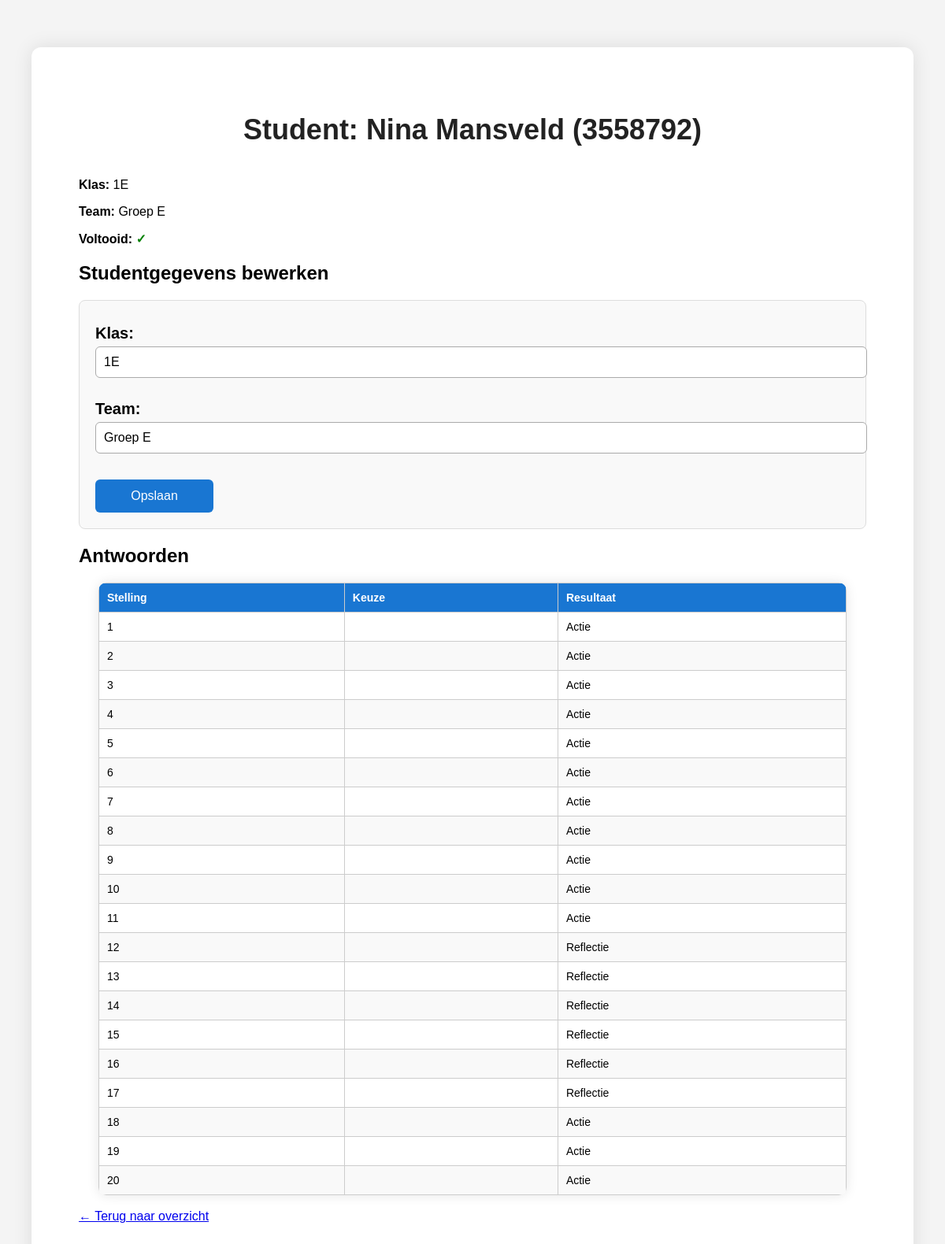
Page /admin/student/3558792 (signed in) on the committed database.
### app/models.py (models this page shows, shortened)
class Student(db.Model):
    __tablename__ = 'students'
    id = db.Column(db.Integer, primary_key=True)
    student_number = db.Column(db.String(10), unique=True, nullable=False)
    name = db.Column(db.String(100), nullable=False)
    student_class = db.Column(db.String(50), nullable=False)
    team = db.Column(db.String(50), nullable=True)
    completed = db.Column(db.Boolean, default=False)

class Answer(db.Model):
    __tablename__ = 'answers'
    id = db.Column(db.Integer, primary_key=True)
    student_number = db.Column(db.String(10), db.ForeignKey('students.student_number'), nullable=False)
    statement_number = db.Column(db.Integer, db.ForeignKey('statements.statement_number'), nullable=False)
    choice_number = db.Column(db.Integer, nullable=False)
    timestamp = db.Column(db.DateTime, default=datetime.utcnow)  # ⬅️ Nieuw veld hier

### app/views/admin.py (the view)
@admin_bp.route('/student/<student_number>')
@login_required
def student_detail(student_number):
    student = Student.query.filter_by(student_number=student_number).first()
    if not student:
        return "Student niet gevonden", 404
    answers = Answer.query.filter_by(student_number=student_number).all()
    completed = len(answers) >= 20
    statements = {s.statement_number: s for s in Statement.query.all()}
    action_type = calculate_action_type(student.student_number)
    return render_template(
        'admin/student_detail.html',
        student=student,
        answers=answers,
        statements=statements,
        completed=completed,
        action_type=action_type
    )

### app/views/admin.py (called while the page is built)
def login_required(view_func):
    @wraps(view_func)
    def wrapper(*args, **kwargs):
        if 'teacher_id' not in session:
            flash("Log eerst in om toegang te krijgen.", "warning")
            return redirect(url_for('auth.login'))
        return view_func(*args, **kwargs)
    return wrapper

### app/templates/admin/student_detail.html (shortened to what this page needs)
<!DOCTYPE html>
<html>
  <head>
    <link
      rel="stylesheet"
      href="{{ url_for('static', filename='style.css') }}"
    />
  </head>
  <body class="teacher-page">
    <div class="container">
      <h1>Student: {{ student.name }} ({{ student.student_number }})</h1>
      <p><strong>Klas:</strong> {{ student.student_class }}</p>
      <p><strong>Team:</strong> {{ student.team or "—" }}</p>
      <p>
        <strong>Voltooid:</strong>
        {% if completed %}
        <span class="completed">✓</span>
        {% else %}
        <span class="incomplete">✗</span>
        {% endif %}
      </p>
      <h2>Studentgegevens bewerken</h2>
      <form
        method="POST"
        class="edit-form"
        action="{{ url_for('admin.update_student', student_number=student.student_number) }}"
      >
        <label for="student_class">Klas:</label>
        <input
          type="text"
          name="student_class"
          value="{{ student.student_class or '' }}"
          required
        /><br /><br />
        <label for="team">Team:</label>
        <input
          type="text"
          name="team"
          value="{{ student.team or '' }}"
        /><br /><br />
        <button type="submit">Opslaan</button>
      </form>
      <h2>Antwoorden</h2>
      <table class="answers-table">
        <thead>
          <tr>
            <th>Stelling</th>
            <th>Keuze</th>
            <th>Resultaat</th>
          </tr>
        </thead>
        <tbody>
          {% for answer in answers %}
          <tr>
            <td>{{ answer.statement_number }}</td>
            <td>
            </td>
            <td>{{ 'Actie' if answer.choice_number == 1 else 'Reflectie' }}</td>
          </tr>
          {% endfor %}
        </tbody>
      </table>
      <br />
      <a href="{{ url_for('admin.dashboard') }}">← Terug naar overzicht</a>
    </div>
  </body>
</html>

### app/static/style.css (style rules this page uses)
body { font-family: Arial, sans-serif; background-color: #f4f4f4; margin: 0; padding: 20px; }
.container { max-width: 1000px; margin: 40px auto; background: white; padding: 60px; border-radius: 12px; box-shadow: 0 0 25px rgba(0, 0, 0, 0.1); }
h1 { text-align: center; font-size: 36px; margin-bottom: 40px; color: #222; }
label, .statement-label, .statement-text, .progress-text { font-size: 20px; }
input[type="text"] { font-size: 18px; padding: 12px; }
button { transition: background-color 0.2s, transform 0.1s; }
.completed { color: green; font-weight: bold; }
.teacher-page table { width: 95%; margin: auto; border-collapse: collapse; background: white; box-shadow: 0 0 15px rgba(0,0,0,0.1); border-radius: 10px; overflow: hidden; }
.teacher-page th, .teacher-page td { border: 1px solid #ddd; padding: 12px 15px; text-align: left; font-size: 14px; }
.teacher-page th { background-color: #1976d2; color: white; }
.teacher-page tr:nth-child(even) { background-color: #f9f9f9; }
th { cursor: pointer; position: relative; }
.edit-form { margin-top: 20px; padding: 20px; background-color: #f9f9f9; border: 1px solid #ddd; border-radius: 8px; }
.edit-form label { display: block; margin-top: 10px; font-weight: bold; }
.edit-form input[type="text"] { width: 100%; padding: 10px; margin-top: 5px; border: 1px solid #aaa; border-radius: 6px; font-size: 16px; }
.edit-form button { margin-top: 15px; padding: 12px 20px; font-size: 16px; border: none; background-color: #1976d2; color: white; border-radius: 6px; cursor: pointer; width: 150px; }
.answers-table { width: 100%; border-collapse: collapse; margin-top: 20px; }
.answers-table th, .answers-table td { padding: 10px; border: 1px solid #ccc; text-align: left; }
.answers-table tr:nth-child(even) { background-color: #f9f9f9; }
.answers-table td:nth-child(2) { text-align: center; }

### rows in the picture
Student: name "Nina Mansveld", student_number "3558792", student_class "1E", team "Groep E"
Answer: statement_number "1", choice_number "Actie"
Answer: statement_number "2", choice_number "Actie"
Answer: statement_number "3", choice_number "Actie"
Answer: statement_number "4", choice_number "Actie"
Answer: statement_number "5", choice_number "Actie"
Answer: statement_number "6", choice_number "Actie"
Answer: statement_number "7", choice_number "Actie"
Answer: statement_number "8", choice_number "Actie"
Answer: statement_number "9", choice_number "Actie"
Answer: statement_number "10", choice_number "Actie"
Answer: statement_number "11", choice_number "Actie"
Answer: statement_number "12", choice_number "Reflectie"
Answer: statement_number "13", choice_number "Reflectie"
Answer: statement_number "14", choice_number "Reflectie"
Answer: statement_number "15", choice_number "Reflectie"
Answer: statement_number "16", choice_number "Reflectie"
Answer: statement_number "17", choice_number "Reflectie"
Answer: statement_number "18", choice_number "Actie"
Answer: statement_number "19", choice_number "Actie"
Answer: statement_number "20", choice_number "Actie"
